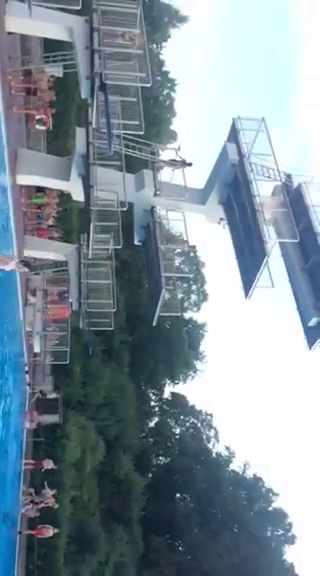
#> input picture frame 39 of VideoAnalysis/Auerbacher.mp4, 320 x 576 px, given in place of 2024-09-18-18-35-37_LC_m379_FC_motcorr.mp4, which was not available
$ python mean_brightness_in_video.py
#> lines starting #> are read from the running program, lines starting #| are printed output that depends on the picture; long printed decimals are rounded; pictures that were not available may be replaced by others from this repository, and a replacement may not be noted

#%%
'''Goes through all frames of an mp4 video and checks the mean brightness per frame'''


import cv2
import numpy as np
import matplotlib.pyplot as plt


def analyze_video_brightness(video_path):
    # Open the video file
    cap = cv2.VideoCapture(video_path)
    if not cap.isOpened():
        print("Error: Could not open video.")
        return

    brightness_values = []

    while True:
        # Read a new frame
        ret, frame = cap.read()
#> frame is the input picture: shape (576, 320, 3); mean B, G, R 156.8, 146.9, 131.4
        if not ret:
            break

        # Convert frame to grayscale
        gray_frame = cv2.cvtColor(frame, cv2.COLOR_BGR2GRAY)
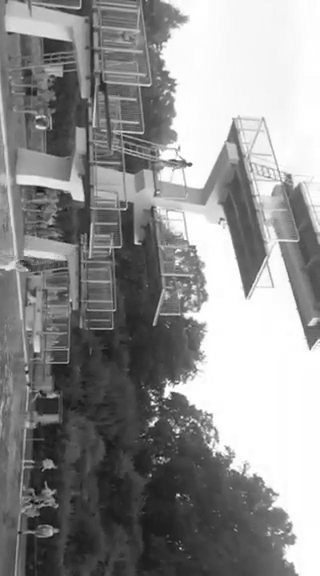
#> gray_frame: shape (576, 320); min 11, max 255, mean 143.4

        # Calculate mean brightness of the frame
        mean_brightness = np.mean(gray_frame)
#> mean_brightness = 143.4
        brightness_values.append(mean_brightness)

        # Display the frame, if needed
        #cv2.imshow('Frame', gray_frame)

        # Exit if 'q' is pressed
        if cv2.waitKey(1) & 0xFF == ord('q'):
#> (key q is pressed here)
            break

    # Release the video capture object and close all windows
    cap.release()
    cv2.destroyAllWindows()

    return brightness_values

# Example usage:
video_path = 'C:\\Users\\landgrafn\\Desktop\\2024-09-18-18-35-37_LC_m379_FC_motcorr.mp4'
brightness_values = analyze_video_brightness(video_path)
#> brightness_values = [143.4]
print("Mean brightness values for each frame:", brightness_values)
#| Mean brightness values for each frame: [143.354]


#%%

vals = np.array(brightness_values[:1200])
#> vals = [143.4]
z = (vals - np.mean(vals)) / np.std(vals).tolist()
#> z = [nan]
print(z)
#| [nan]

np.savetxt('foo.csv', z, delimiter=',')
plt.plot(z)
plt.show()
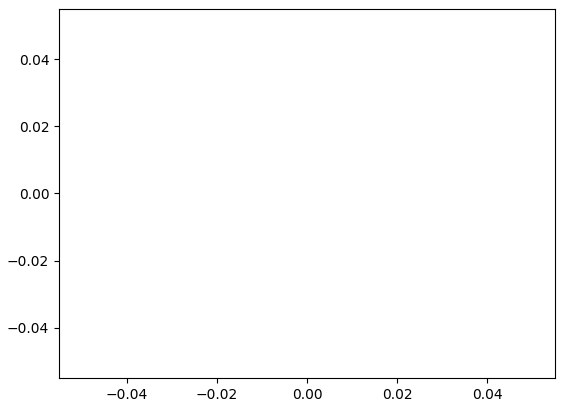
#> figure drawn by matplotlib, 1 panel

$ run again, starting later in the video
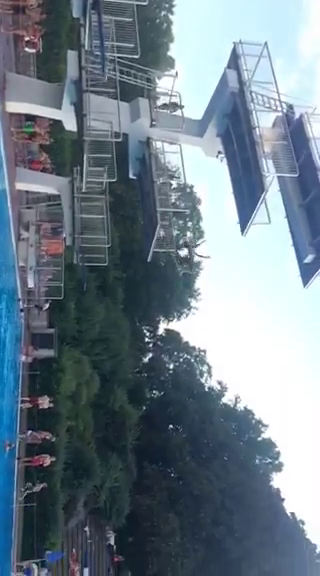
#> input picture frame 179 of VideoAnalysis/Auerbacher.mp4, 320 x 576 px, given in place of 2024-09-18-18-35-37_LC_m379_FC_motcorr.mp4, which was not available
#> in analyze_video_brightness, frame is the input picture: shape (576, 320, 3); mean B, G, R 138.2, 126.8, 111.6
#> in analyze_video_brightness, `gray_frame = cv2.cvtColor(frame, cv2.COLOR_BGR2GRAY)`:
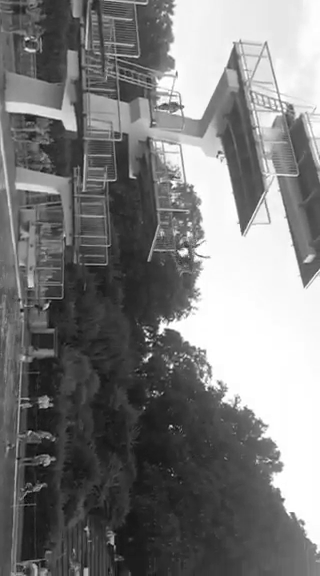
#> gray_frame: shape (576, 320); min 4, max 255, mean 123.5
#> mean_brightness = 123.5
#> brightness_values = [123.5]
#| Mean brightness values for each frame: [123.523]
#> z = [nan]
#| [nan]

$ run again, starting later in the video
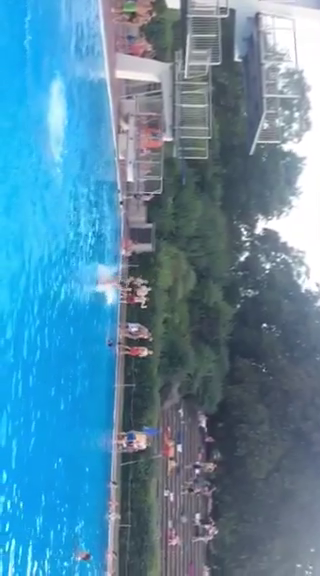
#> input picture frame 319 of VideoAnalysis/Auerbacher.mp4, 320 x 576 px, given in place of 2024-09-18-18-35-37_LC_m379_FC_motcorr.mp4, which was not available
#> in analyze_video_brightness, frame is the input picture: shape (576, 320, 3); mean B, G, R 164.4, 137.4, 87.4
#> in analyze_video_brightness, `gray_frame = cv2.cvtColor(frame, cv2.COLOR_BGR2GRAY)`:
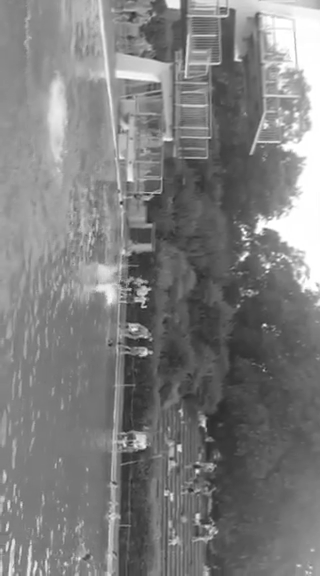
#> gray_frame: shape (576, 320); min 36, max 255, mean 125.4
#> mean_brightness = 125.4
#> brightness_values = [125.4]
#| Mean brightness values for each frame: [125.448]
#> z = [nan]
#| [nan]
